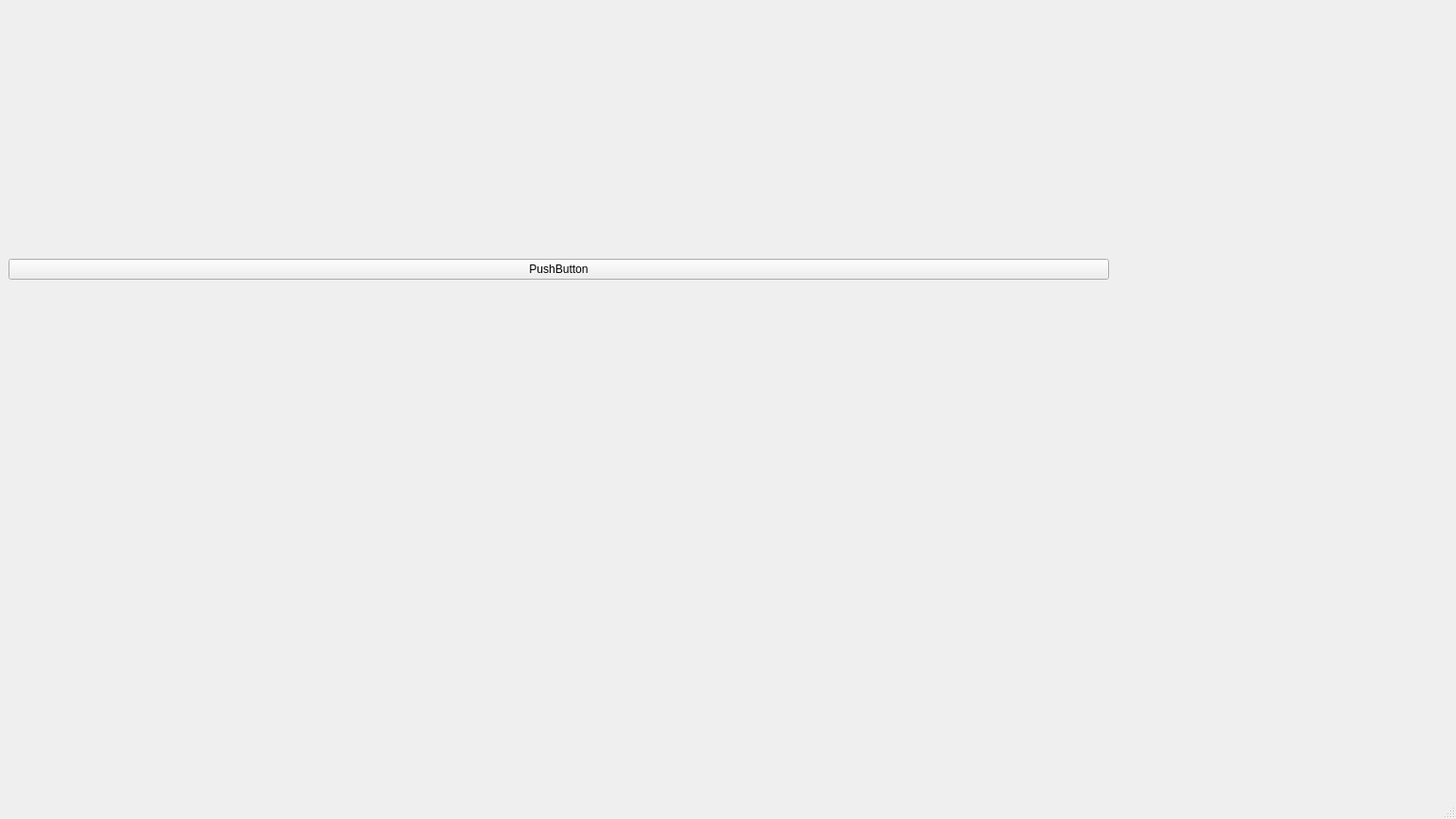
<?xml version="1.0" encoding="UTF-8"?>
<ui version="4.0">
 <class>MainWindow</class>
 <widget class="QMainWindow" name="MainWindow">
  <property name="geometry">
   <rect>
    <x>0</x>
    <y>0</y>
    <width>1536</width>
    <height>864</height>
   </rect>
  </property>
  <property name="windowTitle">
   <string>MainWindow</string>
  </property>
  <widget class="QWidget" name="centralwidget">
   <widget class="QWidget" name="verticalLayoutWidget">
    <property name="geometry">
     <rect>
      <x>9</x>
      <y>9</y>
      <width>1161</width>
      <height>551</height>
     </rect>
    </property>
    <layout class="QVBoxLayout" name="verticalLayout">
     <item>
      <widget class="QPushButton" name="pushButton">
       <property name="text">
        <string>PushButton</string>
       </property>
      </widget>
     </item>
    </layout>
   </widget>
  </widget>
  <widget class="QMenuBar" name="menubar">
   <property name="geometry">
    <rect>
     <x>0</x>
     <y>0</y>
     <width>1536</width>
     <height>25</height>
    </rect>
   </property>
  </widget>
  <widget class="QStatusBar" name="statusbar"/>
 </widget>
 <resources/>
 <connections/>
</ui>
